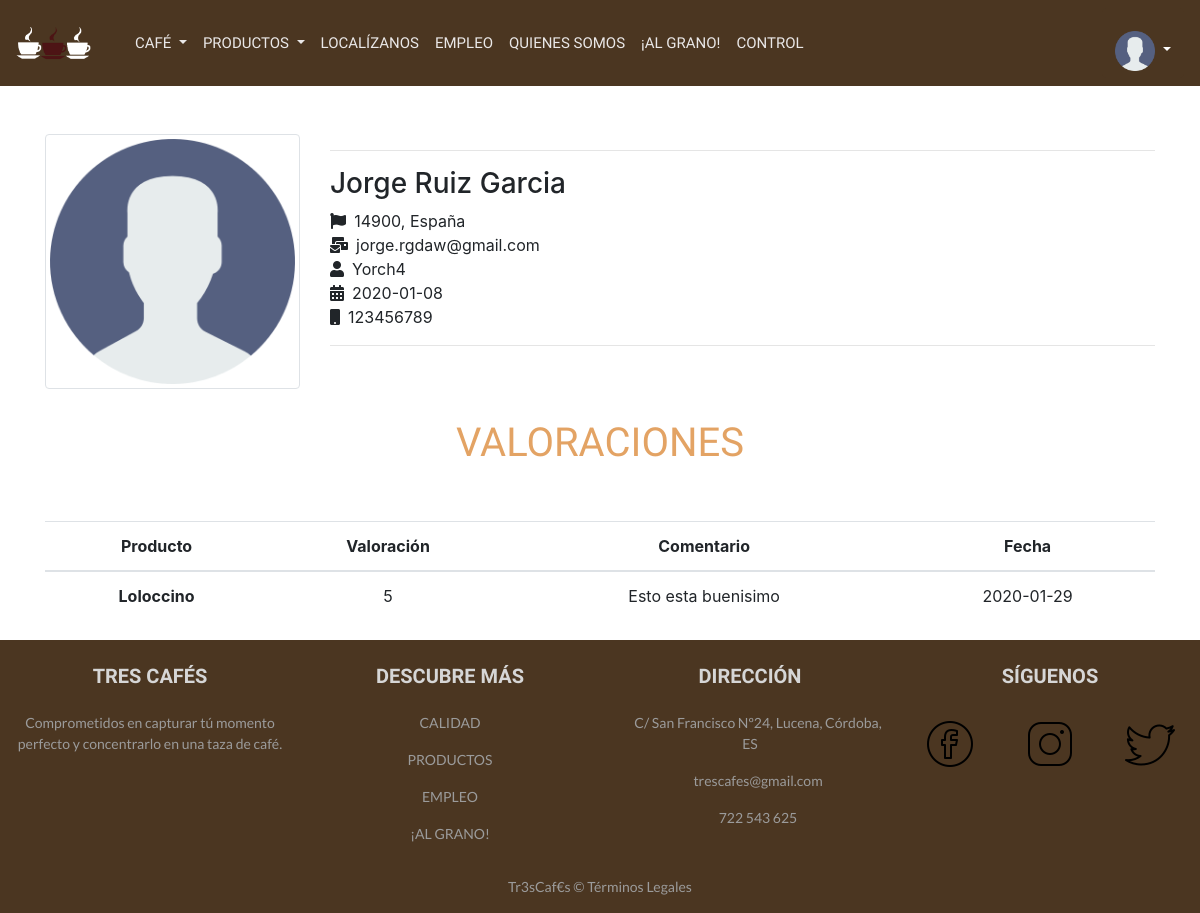
Screenshot of /tusdatos.php (signed in) with the database file from the repository.
### tables this page shows
CREATE TABLE `usuario` (
  `idUsuario` int(11) NOT NULL,
  `email` varchar(150) NOT NULL,
  `nombreUsuario` varchar(50) NOT NULL,
  `contrasenia` varchar(50) NOT NULL,
  `nombre` varchar(50) NOT NULL,
  `apellido1` varchar(50) NOT NULL,
  `apellido2` varchar(50) DEFAULT NULL,
  `fechaNacimiento` date NOT NULL,
  `pais` varchar(50) NOT NULL,
  `codigoPostal` int(11) NOT NULL,
  `telefono` int(11) NOT NULL,
  `rol` enum('administrador','editor','valorador') NOT NULL,
  `imagenPerfil` varchar(50) DEFAULT NULL
);

CREATE TABLE `valoracion` (
  `idValoracion` int(11) NOT NULL,
  `usuario` int(11) DEFAULT NULL,
  `producto` int(11) DEFAULT NULL,
  `valoracion` enum('1','2','3','4','5') NOT NULL,
  `comentario` varchar(180) DEFAULT NULL,
  `fecha` date NOT NULL
);

CREATE TABLE `producto` (
  `idProducto` int(11) NOT NULL,
  `tipo` enum('cafe','reposteria','otro') NOT NULL,
  `nombreProducto` varchar(100) NOT NULL,
  `descripcion` varchar(500) NOT NULL,
  `imagenProducto` varchar(50) NOT NULL,
  `proteinas` double NOT NULL,
  `carbohidratos` double NOT NULL,
  `grasas` double NOT NULL
);

### clases/Usuario.php (called while the page is built, shortened)
<?php
class Usuario {
    public function __construct($idUsuario, $email, $nombreUsuario, $contrasenia, $nombre, $apellido1, $apellido2, $fechaNacimiento, $pais, $codigoPostal, $telefono, $rol,$imagenPerfil) {
        $this->email = $email;
        $this->nombreUsuario = $nombreUsuario;
        $this->nombre = $nombre;
        $this->apellido1 = $apellido1;
        $this->apellido2 = $apellido2;
        $this->fechaNacimiento = $fechaNacimiento;
        $this->pais = $pais;
        $this->codigoPostal = $codigoPostal;
        $this->telefono = $telefono;
        $this->rol = $rol;
        $this->imagenPerfil = $imagenPerfil;
    }
    public static function buscarPorCorreo($email) {
        $conex = new Conexion();
        if ($conex->connect_errno != 0) {
            echo $conex->connect_error;
        } else {
            $consulta1 = $conex->query("SELECT * from usuario WHERE email = '$email'");
            if ($conex->errno != 0) {
                return $conex->error;
            } else {
                if ($conex->affected_rows > 0) {
                    $object = $consulta1->fetch_object();
                    return new self($object->idUsuario, $object->email, $object->nombreUsuario, $object->contrasenia, $object->nombre, $object->apellido1, $object->apellido2, $object->fechaNacimiento, $object->pais, $object->codigoPostal, $object->telefono, $object->rol, $object->imagenPerfil);
                } else {
                    return false;
                }
            }
        }
    }
    public function __get($name) {
        return $this->$name;
    }
}

### clases/Valoracion.php (called while the page is built, shortened)
<?php
class Valoracion {
    public function __construct( $idValoracion, $usuario, $producto,$valoracion, $comentario, $fecha) {
        $this->valoracion = $valoracion;
        $this->comentario = $comentario;
        $this->fecha = $fecha;
    }
        public function __get($name) {
        return $this->$name;
    }
        public static function buscarValoracionesporIDUsuario ($idUsuario){
          $conex = new Conexion();
        if ($conex->connect_errno != 0) {
            echo $conex->connect_error;
        } else {
            $consulta1 = $conex->query("SELECT * from valoracion WHERE usuario = '$idUsuario'");
            if ($conex->errno != 0) {
                return $conex->error;
            } else {
                if ($conex->affected_rows > 0) {
                      $valoraciones  = array();
                  while( $object = $consulta1->fetch_object()){
                   $valoraciones[] = (new self($object->idValoracion, $object->usuario, $object->producto, $object->valoracion, $object->comentario, $object->fecha));
                  }
                  } else {
                    return false;
                }
            }
             return $valoraciones;
        }
    }
}

### clases/ValoracionUsuarioProducto.php (called while the page is built, shortened)
<?php
require_once 'clases/Producto.php';
require_once 'clases/Usuario.php';
require_once 'clases/Valoracion.php';
class ValoracionUsuarioProducto {
    public static function nombreProductoporIDValoracion ($idValoracion){
           $conex = new Conexion();
        if ($conex->connect_errno != 0) {
            echo $conex->connect_error;
        } else {
            $consulta1 = $conex->query("SELECT producto.nombreProducto FROM usuario, producto, valoracion WHERE idValoracion = '$idValoracion' && valoracion.producto = producto.idProducto && usuario.idUsuario = valoracion.usuario");
            if ($conex->errno != 0) {
                return $conex->error;
            } else {
                if ($conex->affected_rows > 0) {
                     $object = $consulta1->fetch_object();
                        return $object->nombreProducto;
                } else {
                    return false;
                }
            }
        }
    }
}

### tusdatos.php (the view, shortened to what this page needs)
<!DOCTYPE html>
<?php
require_once './clases/Usuario.php';
require_once './clases/ValoracionUsuarioProducto.php';
?>
<html>
    <head>
        <?php include ('includes/head.php'); ?>
    </head>
    <body>
        <?php include ('includes/navbar.php'); ?>
        <div class="container mt-5">
            <div class="row">
                <div class="col-sm-3">
                    <div class="text-center">
                            ?><img src="<?php echo $usuario->imagenPerfil; ?>" class="img-circle img-thumbnail">
                    </div></hr><br>
                </div>
                <div class="col-sm-9 text-left">
                    <div class="tab-content">
                        <hr>
                        <h3><?php echo $usuario->nombre . " " . $usuario->apellido1 . " " . "$usuario->apellido2" ?></h3>
                        <p class="m-0"><i class="fas fa-flag mr-2"></i><?php echo $usuario->codigoPostal . ", " . $usuario->pais ?></p>
                        <p class="m-0"><i class="fas fa-mail-bulk mr-2"></i><?php echo $usuario->email ?></p>
                        <p class="m-0"><i class="fas fa-user mr-2"></i><?php echo $usuario->nombreUsuario ?></p>
                        <p class="m-0"><i class="fas fa-calendar-alt mr-2"></i><?php echo $usuario->fechaNacimiento ?></p>
                        <p class="m-0"><i class="fas fa-mobile mr-2"></i><?php echo $usuario->telefono ?></p>
                        <hr>
                    </div>
                </div>
            </div>
            <div class="row">
                <div class="col">
                    <section class="table-responsive">
                        <span class='text-title'>VALORACIONES</span>
                        <?php
                        $valoraciones = Valoracion::buscarValoracionesporIDUsuario($usuario->idUsuario);
                        if ($valoraciones != false) {
                            ?>
                            <table class="table table-hover mt-5">
                                <thead>
                                    <tr>
                                        <th>Producto</th>
                                        <th>Valoración</th>
                                        <th>Comentario</th>
                                        <th>Fecha</th>
                                    </tr>
                                </thead>
                                <tbody>
                                    <?php
                                    foreach ($valoraciones as $valoracion) {
                                        ?>
                                        <tr>
                                            <th><?php echo ValoracionUsuarioProducto::nombreProductoporIDValoracion($valoracion->idValoracion) ?></th>
                                            <td><?php echo $valoracion->valoracion ?></td>
                                            <td><?php echo $valoracion->comentario?></td>
                                            <td><?php echo $valoracion->fecha?></td>
                                        </tr>
                                        <?php
                                    }
                                    ?>
                                </tbody>
                            </table>
                            <?php
                        } else {
                            echo "<br><br>ESTA CUENTA NO HA REALIZADO VALORACIONES";
                        }
                        ?>
                    </section>
                </div>
            </div>
        </div>
<?php
include('includes/footer.php');
?>
    </body>
</html>

### includes/navbar.php (shortened to what this page needs)
<?php
require_once './clases/Usuario.php';
?>
<div class="container-fluid text-center">
    <div class="row">
        <div class="col p-0">
            <nav class="navbar navbar-expand-lg bg-primary">
                <a class="navbar-brand" href="index.php"><img class="imgLogo " src="img/ejemplo.png"></a>
                <div class="collapse navbar-collapse" id="collapsibleNavbar">
                    <ul class="nav navbar-nav navbar-letra">
                        <li class="nav-item dropdown">
                            <a class="nav-link dropdown-toggle" href="" id="collapsingNavbar"
                               data-toggle="dropdown" aria-haspopup="true"  aria-labelledby="dropdownMenuButton" aria-expanded="false">
                                CAFÉ
                            </a>
                        <li class="nav-item dropdown">
                            <a class="nav-link dropdown-toggle" href="" id="collapsingNavbar"
                               data-toggle="dropdown" aria-haspopup="true"  aria-labelledby="dropdownMenuButton" aria-expanded="false">
                                PRODUCTOS
                            </a>
                        </li>
                        <li class="nav-item">
                            <a class="nav-link" href="./localizanos.php">LOCALÍZANOS</a>
                        </li>
                        <li class="nav-item">
                            <a class="nav-link" href="./empleo.php">EMPLEO</a>
                        </li>
                        <li class="nav-item">
                            <a class="nav-link" href="./quienesSomos.php">QUIENES SOMOS</a>
                        </li>
                        <li class="nav-item">
                            <a class="nav-link" href="./alGrano.php">¡AL GRANO!</a>
                        </li>
                        <?php
                        if (isset($_SESSION['usuario'])) {
                            if ($usuario = Usuario::buscarPorCorreo($_SESSION['usuario'])) {
                                if ($usuario->rol == 'administrador') {
                                    ?>
                                    <li class="nav-item">
                                        <a class="nav-link" href="./control.php">CONTROL</a>
                                    </li>
                                    <?php
                                }
                            }
                        }
                        ?>
                    </ul>
                    <div class="ml-auto">
                        <?php
                        if (!isset($_SESSION['usuario'])) {
                            ?>
                            <a href="" id="dropdownLoginLI" class="nav-link" data-toggle="modal" data-target="#exampleModal">Login</a>
                            <?php
                        } else {
                            ?>
                            <div class="dropdown" id="dropdownLogoutLI" class="dropdown order-1">
                                <button class="btn btn-primary dropdown-toggle" type="button" id="dropdownMenuButton" data-toggle="dropdown" aria-haspopup="true" aria-expanded="false">
                                    <?php
                                    $usuario = Usuario::buscarPorCorreo($_SESSION['usuario']);
                                    ?>
                                    <img class="imgUsu" src="./<?php echo $usuario->imagenPerfil ?>"></img>
                                </button>
                            </div>
                            <?php
                        }
                        ?>
                    </div>
                </div>
            </nav>
        </div>
    </div>

### css/index.css (style rules this page uses)
.imgLogo { width: 4.6875rem; margin-right: 1.25rem; }
.bg-primary { background-color: #4b3621 !important; }
nav { font-family: "Be Vietnam", sans-serif; }
.text-title { font-family: "Open Sans Condensed", sans-serif; font-size: 2.5rem !important; color: #e3a364 !important; }
.imgUsu { width: 2.5rem; }
.nav-link { color: #EAE8E8 !important; font-size: 0.938rem; }
.nav-item { font-size: 0.938rem; color: #d6d6d6 !important; }
.btn-primary { background-color: #4b3621 !important; border-color: #4b3621 !important; }
.navbar-letra { font-size: 1rem; }

### rows the page displays
usuario: imagenPerfil (picture), nombre "Jorge", apellido1 "Ruiz", apellido2 "Garcia", codigoPostal "14900", pais "España", email "jorge.rgdaw@gmail.com", nombreUsuario "Yorch4", fechaNacimiento "2020-01-08", telefono "123456789"
valoracion: idValoracion.nombreProducto "Loloccino", valoracion "5", comentario "Esto esta buenisimo", fecha "2020-01-29"
